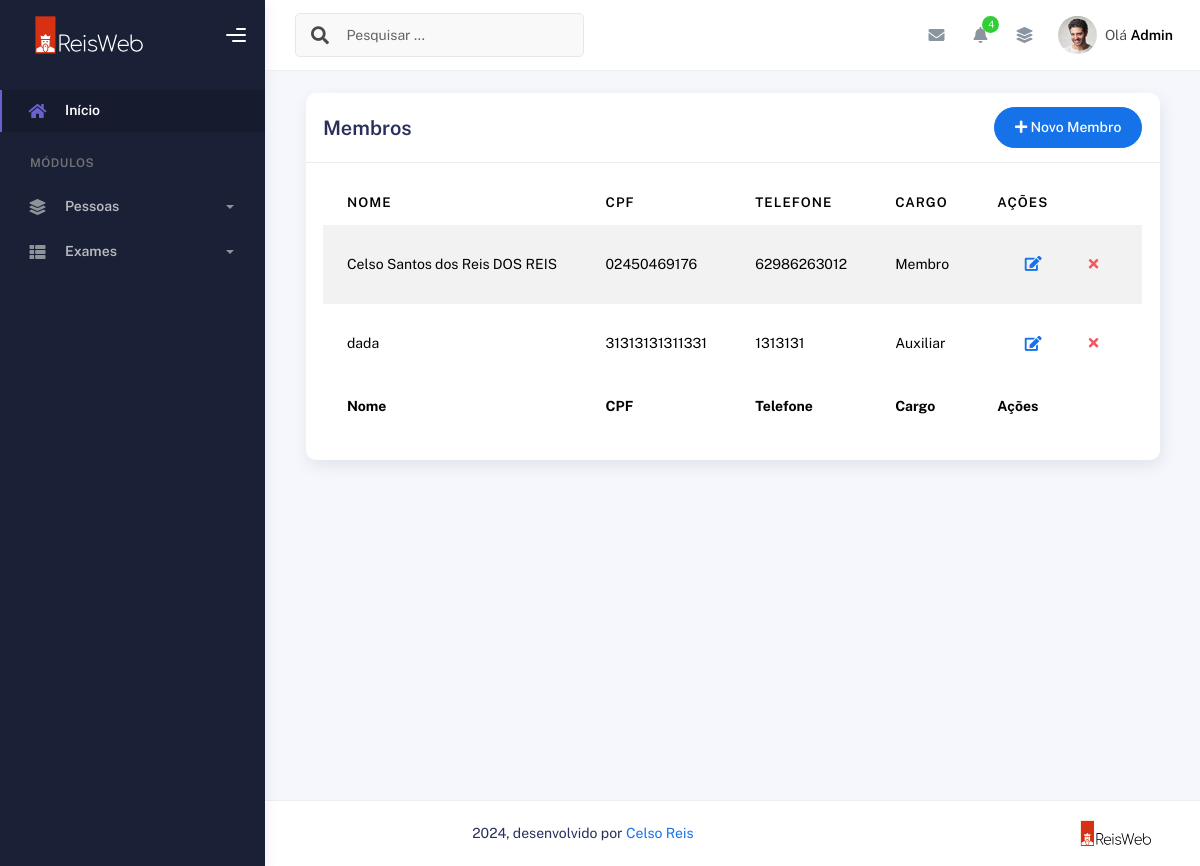
The page /membros/ (signed in) on the database as committed earlier.
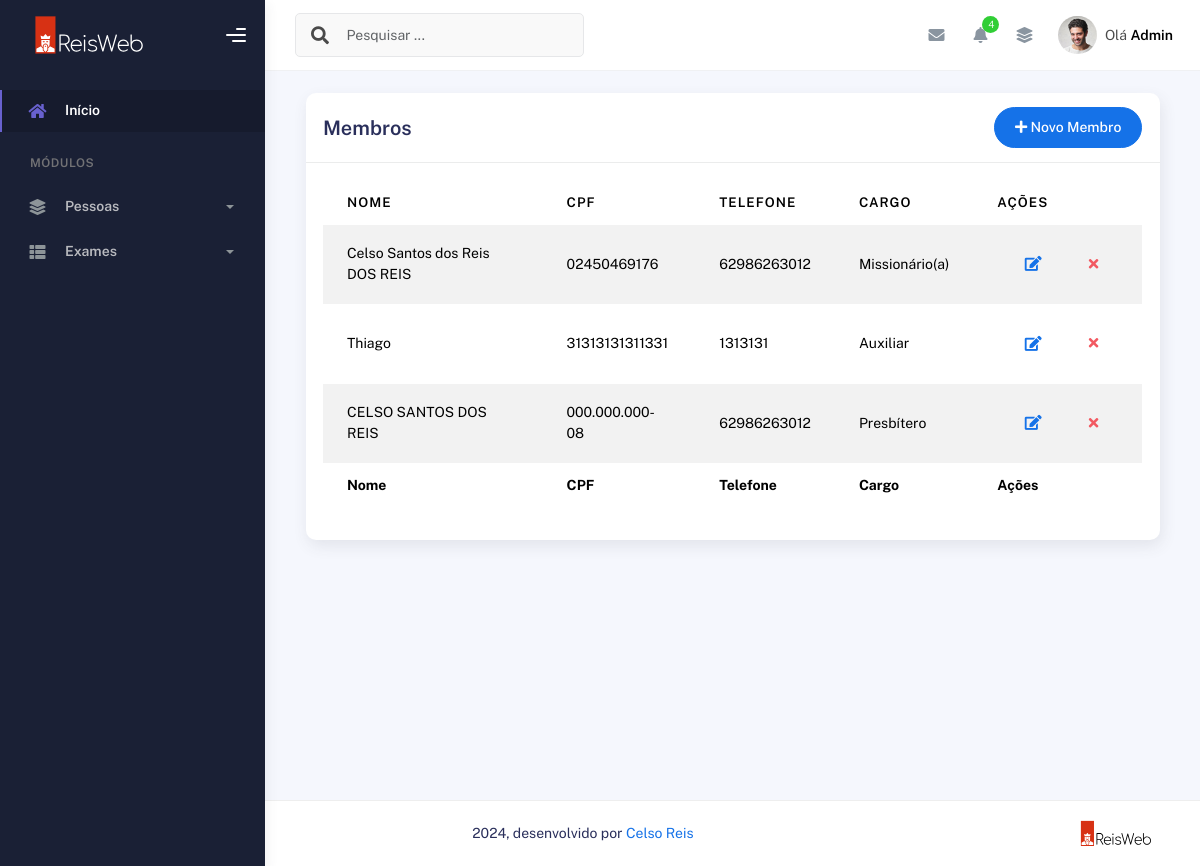
The same page on the database as committed later.
### plataformaigreja/models.py (models this page shows, shortened)
class Membros(models.Model):
    choices_sexo = (('F', 'Feminino'),
                    ('M', 'Masculino'))
    choices_cargo = (('A', 'Auxiliar'),
                     ('C', 'Congregado'),
                     ('Cr', 'Crianças'),
                     ('Da', 'Diaconisa'),
                     ('D', 'Diácono'),
                     ('E', 'Evangelista'),
                     ('J', 'Jovem'),
                     ('Mb', 'Membro'),
                     ('Mi', 'Missionário(a)'),
                     ('Pr', 'Pastor'),
                     ('P', 'Presbítero'))
    nome = models.CharField(max_length=50)
    sexo = models.CharField(max_length=1, choices=choices_sexo)
    cpf = models.CharField(max_length=20, blank=True, null=True)
    email = models.EmailField(blank=True, null=True)
    telefone = models.CharField(max_length=19, blank=True, null=True)
    endereco = models.CharField(max_length=100, blank=True, null=True)
    foto = models.ImageField(upload_to="img_membros", null=True, blank=True)
    data_nascimento = models.DateField(null=True, blank=True)
    data_batismo = models.DateField(null=True, blank=True)
    cargo = models.CharField(max_length=2, choices=choices_cargo)
    pastor = models.ForeignKey(User, on_delete=models.CASCADE)

### plataformaigreja/views.py (the view, shortened to what this page needs)
# urls.py: path('membros/', views.membros, name='membros'),
@login_required(login_url='/usuarios/login')
def membros(request):
    if request.method == "GET":
        membros = Membros.objects.filter(pastor=request.user)
        return render(request, 'membros.html', {'membros': membros})

### plataformaigreja/templates/membros.html (shortened to what this page needs)
{% extends "bases/base_plataformaigreja.html" %}
{% load static %}
{% block 'conteudo' %}
  <div class="container">
    <div class="page-inner">
      <div class="col-md-12">
        <div class="card">
          <div class="card-header">
            <div class="d-flex align-items-center">
              <h4 class="card-title">Membros</h4>
                <button
                  class="btn btn-primary btn-round ms-auto"
                  data-bs-toggle="modal"
                  data-bs-target="#addRowModal"
                >
                  <i class="fa fa-plus"></i>
                  Novo Membro
                </button>
            </div>
          </div>
        <div class="card-body">
                    <div class="table-responsive">
                      <table
                        id="add-row"
                        class="display table table-striped table-hover"
                      >
                        <thead>
                          <tr>
                            <th>Nome</th>
                            <th>CPF</th>
                            <th>Telefone</th>
                            <th>CARGO</th>
                            <th style="width: 10%">Ações</th>
                          </tr>
                        </thead>
                        <tfoot>
                          <tr>
                            <th>Nome</th>
                            <th>CPF</th>
                            <th>Telefone</th>
                            <th>Cargo</th>
                            <th>Ações</th>
                          </tr>
                        </tfoot>
                        <tbody>
                          {% for membro in membros %}
                            <tr>
                              <td>{{membro.nome}}</td>
                              <td>{{membro.cpf}}</td>
                              <td> {{membro.telefone}}</td>
                              <td>
                                {% if membro.cargo == "Mb" %}
                                  Membro
                                {% elif membro.cargo == "A" %}
                                  Auxiliar
                                {% elif membro.cargo == "C" %}
                                  Congregado
                                {% elif membro.cargo == "Cr" %}
                                  Crianças
                                {% elif membro.cargo == "Da" %}
                                  Diaconisa
                                {% elif membro.cargo == "D" %}
                                  Diácono
                                {% elif membro.cargo == "E" %}
                                  Evangelista
                                {% elif membro.cargo == "J" %}
                                  Jovem
                                {% elif membro.cargo == "Mi" %}
                                  Missionário(a)
                                {% elif membro.cargo == "Pr" %}
                                  Pastor
                                {% elif membro.cargo == "P" %}
                                  Presbítero
                                {% endif %}
                              </td>
                              <td>
                                <div class="form-button-action">
                                  <a href="{% url 'editar_membro' membro.id %}">
                                  <button
                                    type="button"
                                    title="Editar"
                                    class="btn btn-link btn-primary btn-lg"
                                    data-original-title="Edit Task"
                                    data-bs-toggle="modal"
                                    data-bs-target="#editarMembroModal"
                                  >
                                    <i class="fa fa-edit"></i>
                                  </button>
                                </a>
                                  <button
                                    type="button"
                                    data-bs-toggle="tooltip"
                                    title=""
                                    class="btn btn-link btn-danger"
                                    data-original-title="Remove"
                                  >
                                    <i class="fa fa-times"></i>
                                  </button>
                                </div>
                              </td>
                            </tr>
                          {% endfor %}
                        </tbody>
                      </table>
                    </div>
                  </div>
                </div>
              </div>
            </div>
          </div>
        </div>
      </div>
    </div>
{% endblock %}

### templates/bases/base_plataformaigreja.html (shortened to what this page needs)
{% extends "bases/base.html" %}
{% load static %}

### templates/bases/base.html (shortened to what this page needs)
{% load static %}
<!DOCTYPE html>
<html lang="pt-BR">
  <head>
    <link href="{% static 'geral/assets/css/bootstrap.min.css' %}" rel="stylesheet">
    <link href="{% static 'geral/assets/css/plugins.min.css' %}" rel="stylesheet">
    <link href="{% static 'geral/assets/css/kaiadmin.min.css' %}" rel="stylesheet">
    <link href="{% static 'geral/assets/css/demo.css' %}" rel="stylesheet">
  </head>
  <body>
    <div class="wrapper">
      {% if user.is_authenticated %}
        <div class="sidebar" data-background-color="dark">
          <div class="sidebar-logo">
            <div class="logo-header" data-background-color="dark">
              <a href="#" class="logo">
                <img
                  src="{% static 'geral/assets/img/kaiadmin/logorw.svg'%}"
                  alt="navbar brand"
                  class="navbar-brand"
                  height="40"
                />
              </a>
              <div class="nav-toggle">
                <button class="btn btn-toggle toggle-sidebar">
                  <i class="gg-menu-right"></i>
                </button>
              </div>
            </div>
          </div>
          <div class="sidebar-wrapper scrollbar scrollbar-inner">
            <div class="sidebar-content">
              <ul class="nav nav-secondary">
                <li class="nav-item active">
                  <a
                    data-bs-toggle="collapse"
                    href="#dashboard"
                    class="collapsed"
                    aria-expanded="false"
                  >
                    <i class="fas fa-home"></i>
                    <p>Início</p>
                  </a>
                </li>
                <li class="nav-section">
                  <h4 class="text-section">Módulos</h4>
                </li>
                <li class="nav-item">
                  <a data-bs-toggle="collapse" href="#base">
                    <i class="fas fa-layer-group"></i>
                    <p>Pessoas</p>
                    <span class="caret"></span>
                  </a>
                </li>
                <li class="nav-item">
                  <a data-bs-toggle="collapse" href="#sidebarLayouts">
                    <i class="fas fa-th-list"></i>
                    <p>Exames</p>
                    <span class="caret"></span>
                  </a>
                </li>
              </ul>
            </div>
          </div>
        </div>
        <div class="main-panel">
          <div class="main-header">
            <nav
              class="navbar navbar-header navbar-header-transparent navbar-expand-lg border-bottom"
            >
              <div class="container-fluid">
                <nav
                  class="navbar navbar-header-left navbar-expand-lg navbar-form nav-search p-0 d-none d-lg-flex"
                >
                  <div class="input-group">
                    <div class="input-group-prepend">
                      <button type="submit" class="btn btn-search pe-1">
                        <i class="fa fa-search search-icon"></i>
                      </button>
                    </div>
                    <input
                      type="text"
                      placeholder="Pesquisar ..."
                      class="form-control"
                    />
                  </div>
                </nav>
                <ul class="navbar-nav topbar-nav ms-md-auto align-items-center">
                  <li class="nav-item topbar-icon dropdown hidden-caret">
                    <a
                      class="nav-link dropdown-toggle"
                      href="#"
                      id="messageDropdown"
                      role="button"
                      data-bs-toggle="dropdown"
                      aria-haspopup="true"
                      aria-expanded="false"
                    >
                      <i class="fa fa-envelope"></i>
                    </a>
                  </li>
                  <li class="nav-item topbar-icon dropdown hidden-caret">
                    <a
                      class="nav-link dropdown-toggle"
                      href="#"
                      id="notifDropdown"
                      role="button"
                      data-bs-toggle="dropdown"
                      aria-haspopup="true"
                      aria-expanded="false"
                    >
                      <i class="fa fa-bell"></i>
                      <span class="notification">4</span>
                    </a>
                  </li>
                  <li class="nav-item topbar-icon dropdown hidden-caret">
                    <a
                      class="nav-link"
                      data-bs-toggle="dropdown"
                      href="#"
                      aria-expanded="false"
                    >
                      <i class="fas fa-layer-group"></i>
                    </a>
                  </li>
                  <li class="nav-item topbar-user dropdown hidden-caret">
                    <a
                      class="dropdown-toggle profile-pic"
                      data-bs-toggle="dropdown"
                      href="#"
                      aria-expanded="false"
                    >
                      <div class="avatar-sm">
                        <img
                          src="assets/img/profile.jpg"
                          alt="..."
                          class="avatar-img rounded-circle"
                        />
                      </div>
                      <span class="profile-username">
                        <span class="op-7">Olá</span>
                        <span class="fw-bold">Admin</span>
                      </span>
                    </a>
                  </li>
                </ul>
              </div>
            </nav>
          </div>
          <div class="container">
            {% block 'conteudo' %}
            {% endblock %}
          <footer class="footer">
            <div class="container-fluid d-flex justify-content-between">
              <nav class="pull-left">
                <ul class="nav">
                  <li class="nav-item">
                    <a class="nav-link" href="#"> Ajuda </a>
                  </li>
                </ul>
              </nav>
              <div class="copyright">
                2024, desenvolvido por
                <a href="https://celsosreis.github.io/ReisWeb/" target="_blank">Celso Reis</a>
              </div>
              <div>
                <img src="{% static 'geral/assets/img/kaiadmin/logorwpr.svg' %}" width="100px" alt="Reisweb">
              </div>
            </div>
          </footer>
    {% endif %}
  </body>
</html>

Rows that differ between the two databases and show on the page:
changed Membros "Celso Santos dos Reis DOS REIS": cargo "Membro" → "Missionário(a)"
changed Membros: nome "dada" → "Thiago"
added Membros: nome "CELSO SANTOS DOS REIS", cpf "000.000.000-08", telefone "62986263012", cargo "Presbítero"
